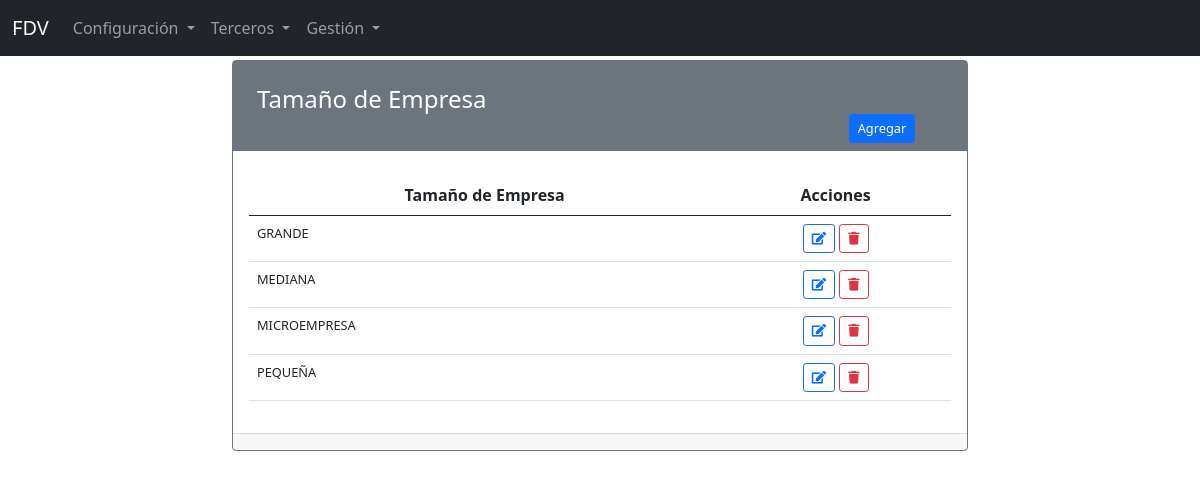
The page /base/tamano_empresa on the database its author committed.
### apps/base/models.py (models this page shows, shortened)
class TamanoEmpresa(models.Model):
    id = models.BigAutoField(primary_key=True)
    nombre = models.CharField(verbose_name="Tamaño de empresa", max_length=50, null=False, blank=False)
    descripcion = models.TextField(verbose_name="Descripción")
    created_at = models.DateTimeField(auto_now=True)
    updated_at = models.DateTimeField(auto_now_add=True)
    class Meta:
        db_table = "tamano_empresa"
        verbose_name = "Tamaño de empresa"
        verbose_name_plural = "Tamaños de empresa"
        ordering = ["nombre"]

### apps/base/views.py (the view)
# urls.py: path('tamano_empresa', TamanoEmpresaIndex.as_view(), name='tamanoempresa-index'),
class TamanoEmpresaIndex(ListView):
    template_name = 'base/tamanoempresa/tamanoempresa_index.html'
    model = TamanoEmpresa
    paginate_by = 7
    context_object_name = 'tamanoempresas'

### templates/base/tamanoempresa/tamanoempresa_index.html (shortened to what this page needs)
{% extends 'layouts/layout.html' %}
{% load static %}
{% block content %}
<div class="container">
    <div class="row">
        <div class="col-12 col-sm-12 col-md-8 offset-md-2">
          <div class="card border-secondary">
            <div class="card-title text-white bg-secondary">
              <h4 class="text-left m-4 mb-0">Tamaño de Empresa</h4>
              <div class="container">
              <div class="row">
                <div class="col-2 offset-10 mb-2">
                  <a class="btn btn-primary btn-sm fs-7" href="{% url 'base:tamanoempresa-create' %}">Agregar</a>
                </div>
              </div>
              </div>
          </div>
            <div class="card-body">
              <table class="table">
                  <thead>
                      <tr>
                          <th scope="col" class="text-center">Tamaño de Empresa</th>
                          <th scope="col" class="text-center">Acciones</th>
                      </tr>
                  </thead>
                  <tbody>
                      {% if tamanoempresas %}
                          {% for tamanoempresa in tamanoempresas %}
                          <tr>
                              <td class="fs-7">
                                  {{ tamanoempresa.nombre }}
                              </td>
                              <td class="text-center">
                                  <a class="btn btn-outline-primary btn-sm fs-7" href="{% url 'base:tamanoempresa-edit' tamanoempresa.id %}"><i class="fas fa-edit"></i></a>
                                  <a class="btn btn-outline-danger btn-sm confirmation fs-7"  onclick="" href="{% url 'base:tamanoempresa-delete' tamanoempresa.id %}"><i class="fas fa-trash"></i></a>
                              </td>
                          </tr>
                          {% endfor %}
                      {% endif %}
                  </tbody>
              </table>
            </div>
          <div class="card-footer">
          </div>
        </div>
</div>
{% endblock content %}

### static/css/fa-all.css (style rules this page uses)
.fa, .fas, .far, .fal, .fad, .fab { -moz-osx-font-smoothing: grayscale; -webkit-font-smoothing: antialiased; display: inline-block; font-style: normal; font-variant: normal; text-rendering: auto; line-height: 1; }
.fa-edit:before { content: "\f044"; }
.fa-trash:before { content: "\f1f8"; }

### static/css/app.css (style rules this page uses)
body { padding-top: 60px !important; }
.fs-7 { font-size: 0.8rem; }

### rows shown on the page
TamanoEmpresa: nombre "GRANDE"
TamanoEmpresa: nombre "MEDIANA"
TamanoEmpresa: nombre "MICROEMPRESA"
TamanoEmpresa: nombre "PEQUEÑA"
